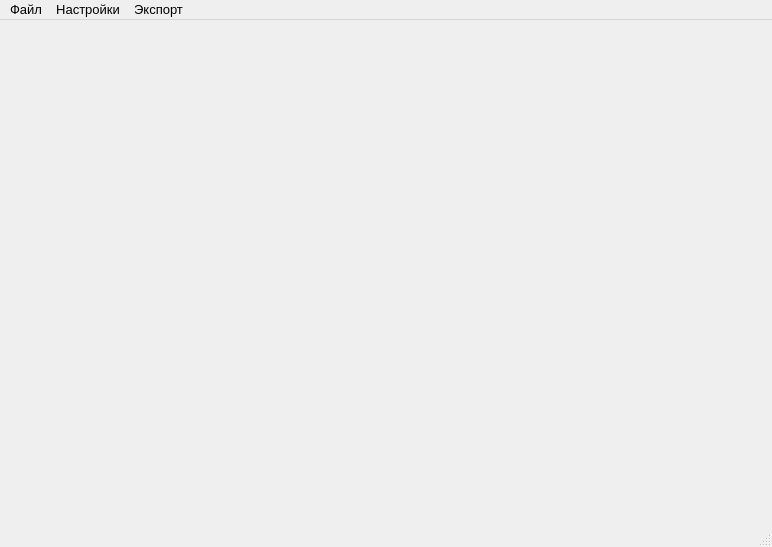
<?xml version="1.0" encoding="UTF-8"?>
<ui version="4.0">
 <class>MainWindow</class>
 <widget class="QMainWindow" name="MainWindow">
  <property name="geometry">
   <rect>
    <x>0</x>
    <y>0</y>
    <width>772</width>
    <height>547</height>
   </rect>
  </property>
  <property name="font">
   <font>
    <pointsize>10</pointsize>
   </font>
  </property>
  <property name="windowTitle">
   <string>Lissajous</string>
  </property>
  <property name="documentMode">
   <bool>true</bool>
  </property>
  <property name="tabShape">
   <enum>QTabWidget::Rounded</enum>
  </property>
  <property name="dockNestingEnabled">
   <bool>true</bool>
  </property>
  <property name="dockOptions">
   <set>QMainWindow::AllowNestedDocks</set>
  </property>
  <widget class="QWidget" name="centralwidget">
   <layout class="QGridLayout" name="gridLayout"/>
  </widget>
  <widget class="QStatusBar" name="statusbar"/>
  <widget class="QMenuBar" name="menuBar">
   <property name="geometry">
    <rect>
     <x>0</x>
     <y>0</y>
     <width>772</width>
     <height>26</height>
    </rect>
   </property>
   <widget class="QMenu" name="file_menu">
    <property name="title">
     <string>Файл</string>
    </property>
   </widget>
   <widget class="QMenu" name="settings_menu">
    <property name="title">
     <string>Настройки</string>
    </property>
   </widget>
   <widget class="QMenu" name="export_menu">
    <property name="title">
     <string>Экспорт</string>
    </property>
   </widget>
   <addaction name="file_menu"/>
   <addaction name="settings_menu"/>
   <addaction name="export_menu"/>
  </widget>
  <action name="action_4">
   <property name="text">
    <string>Загрузить</string>
   </property>
  </action>
  <action name="action_5">
   <property name="text">
    <string>Открыть папку</string>
   </property>
  </action>
  <action name="load_csv">
   <property name="text">
    <string>Таблица из .csv</string>
   </property>
  </action>
  <action name="open_menu">
   <property name="text">
    <string>Открыть</string>
   </property>
  </action>
  <action name="plugin_menu">
   <property name="text">
    <string>Плагины</string>
   </property>
  </action>
 </widget>
 <resources/>
 <connections/>
</ui>
